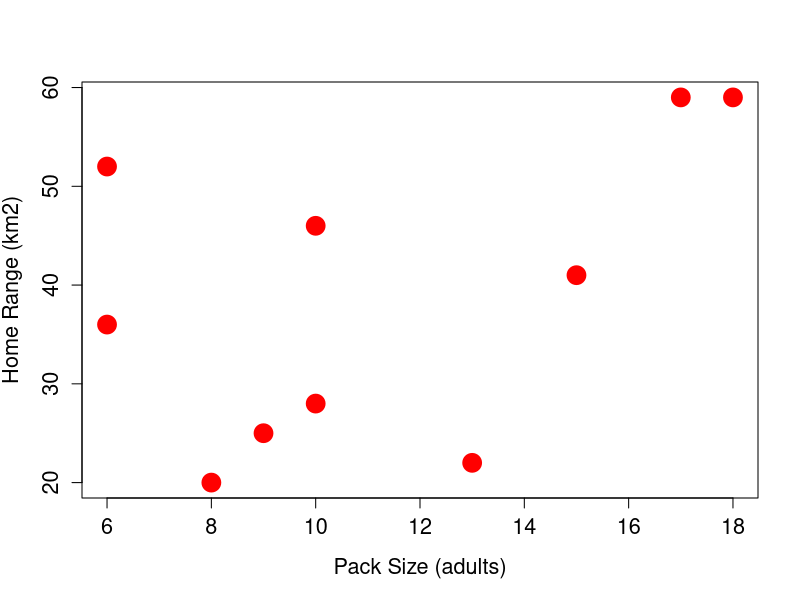
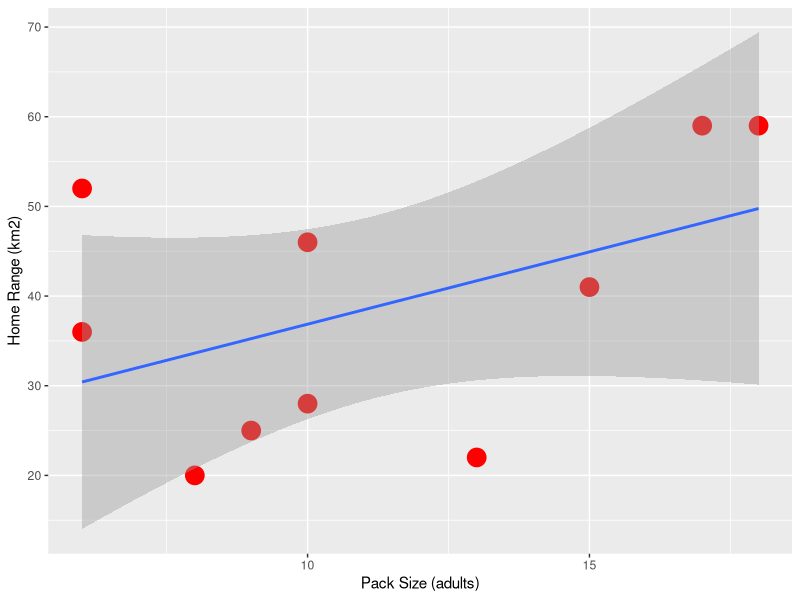
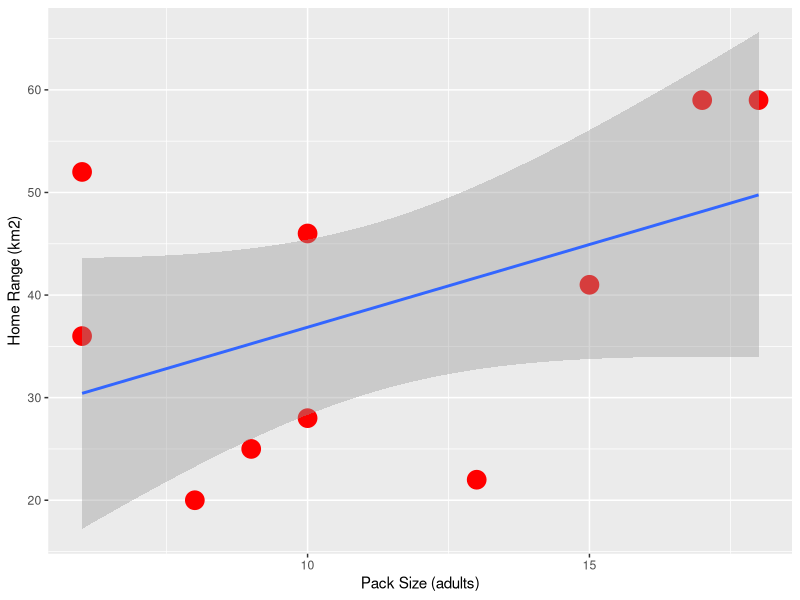

Source code (R) for these figures, in order:
## ---- chunk 1
## pack size as number of adults
packsize <- c(9,8,10,6,13,10,6,15,18,17)
## home range size in km2
homerange <- c(25,20,28,36,22,46,52,41,59,59)
## ---- chunk 2
plot(y = homerange, x = packsize, xlab = "Pack Size (adults)", ylab = "Home Range (km2)", 
     col = 'red', pch = 19, cex = 2.5, cex.axis = 1.3, cex.lab = 1.3)
## ---- chunk 3
mod1 <- lm(homerange ~ packsize)
mod1
summary(mod1)
## ---- chunk 4
library(ggplot2)
## preparing the data
x <- c(9,8,10,6,13,10,6,15,18,17)
#home range size in km2
y <- c(25,20,28,36,22,46,52,41,59,59)
n= length(y)

## Slope and intersect:
beta1 <- cor(y, x) * sd(y) / sd(x)
beta0 <- mean(y) - beta1*mean(x)
## ---- chunk 5
e <- y - beta0 - beta1 * x #y – (beta1*x + beta0)
## ---- chunk 6
sigma <- sqrt(sum(e^2) / (n-2))
sigma
## ---- chunk 7
ssx <- sum((x - mean(x))^2) 
ssx
## ---- chunk 8
seBeta0 <- (1 / n + mean(x) ^ 2 / ssx) ^ .5 * sigma 
seBeta1 <- sigma / sqrt(ssx)
seBeta1;seBeta0
## ---- chunk 9
tBeta0 <- beta0 / seBeta0
tBeta1 <- beta1 / seBeta1 
tBeta0;tBeta1
## ---- chunk 10
pBeta0 <- 2 * pt(abs(tBeta0), df = n - 2, lower.tail = FALSE) 
pBeta1 <- 2 * pt(abs(tBeta1), df = n - 2, lower.tail = FALSE) 
## ---- chunk 11
data1 <- data.frame(packsize,homerange)
g <- ggplot(data1, aes(x = packsize, y = homerange))
g <- g + geom_point(colour = "red", size = 6)
g <- g + geom_smooth(method = lm)
g <- g + ylab("Home Range (km2)")
g <- g + xlab("Pack Size (adults)")
g
## ---- chunk 12
data1 <- data.frame(packsize,homerange)
g <- ggplot(data1, aes(x = packsize, y = homerange))
g <- g + geom_point(colour = "red", size = 6)
g <- g + geom_smooth(method = lm, level = 0.9)
g <- g + ylab("Home Range (km2)")
g <- g + xlab("Pack Size (adults)")
g
